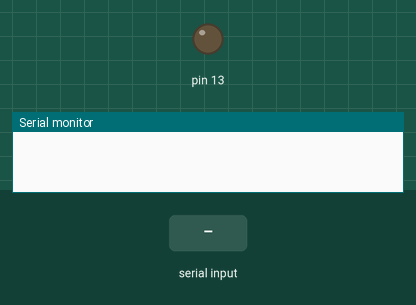
A sketch run on a simulated Arduino Uno, built with avr-gcc and run on an emulated ATmega328P. On the bench: output pins drawn as LEDs (lit = HIGH), the last lines printed to the serial monitor. Inputs (shaded band) come from the test bench.

Above: at 1.2 s.
1.3 s: "1" received over Serial
At 1.8 s:
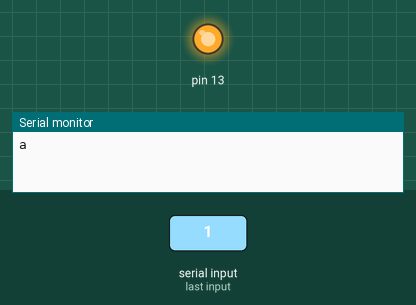
2.8 s: "0" received over Serial
At 4.2 s:
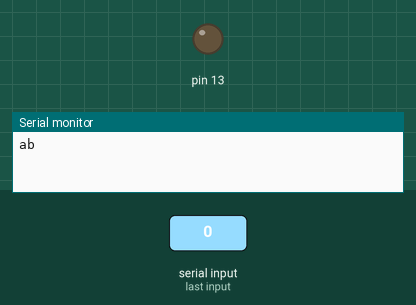
Timing chart, 0 to 5.8 s (numbered marks = the images above; inputs shaded):
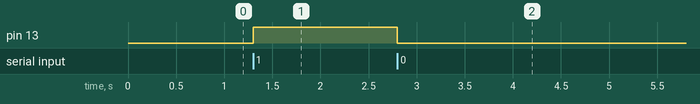

The sketch:

sketch_nov21a.ino
```cpp
char BYTE;

void setup() {
  // put your setup code here, to run once:
  pinMode(13,OUTPUT);
  Serial.begin(9600);
  digitalWrite(13,LOW);

}

void loop() {
  // put your main code here, to run repeatedly:
  if(Serial.available() > 0) {
    BYTE=Serial.read();

    if(BYTE== '1'){
      digitalWrite(13,HIGH);
      Serial.write('a');
    }
    if(BYTE == '0') {
      digitalWrite(13,LOW);
      Serial.write('b');
    }

  }

}
```

Measured:
- after the input at 1.3 s, pin 13: LOW → HIGH at once
- after the input at 2.8 s, pin 13: HIGH → LOW at once
